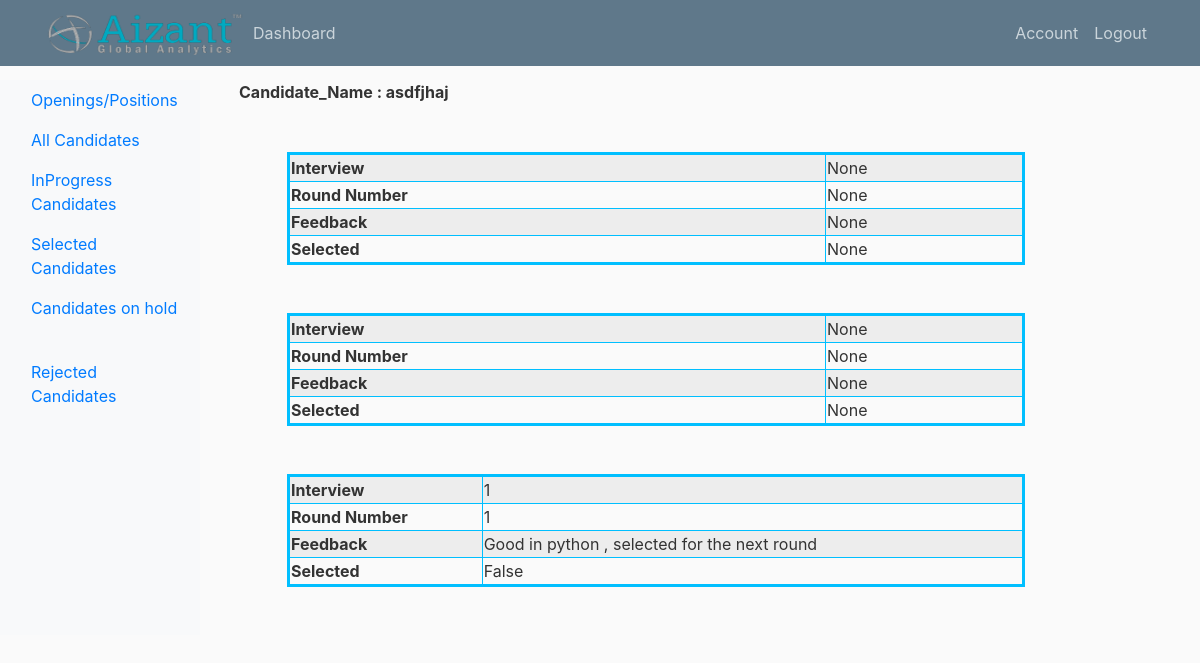
The page /candidate_interviews/1 (signed in) on the database its author committed.
### app/models.py (models this page shows, shortened)
class Candidate(db.Model):
    id = db.Column(db.Integer, primary_key=True)
    first_name = db.Column(db.String(30))
    last_name = db.Column(db.String(30))
    contact_number = db.Column(db.String(10))
    email = db.Column(db.String(200), unique=True)
    password = db.Column(db.String(260))
    pan_card = db.Column(db.String(10))
    current_location = db.Column(db.String(200))
    candidate_compensation = db.relationship('CandidateCompensation', backref='candidate', uselist=False)  # one to
    candidate_professions = db.relationship('CandidateProfession', backref='candidate')  # one to many with candidate
    candidate_educations = db.relationship('CandidateEducation', backref='candidate')  # one to many w education
    applications = db.relationship('Application', backref='candidate')

class Interview(db.Model):
    id = db.Column(db.Integer, primary_key=True)
    start_time = db.Column(db.Time)
    end_time = db.Column(db.Time)
    date = db.Column(db.Date)
    round = db.Column(db.Integer)
    meet_link = db.Column(db.String(50))
    feedback = db.Column(db.String(500))
    next_round = db.Column(db.Boolean)
    is_done = db.Column(db.Boolean)
    interviewer_id = db.Column(db.Integer, db.ForeignKey('interviewer.id'))  # many to one w interviewer
    recruiter_id = db.Column(db.Integer, db.ForeignKey('recruiter.id'))  # many to one w recruiter
    application_id = db.Column(db.Integer, db.ForeignKey('application.id'))  # many to one with application

### app/routes.py (the view)
@app.route('/candidate_interviews/<int:application_id>')
def candidate_interviews(application_id):
    cur_application = Application.query.get_or_404(application_id)
    interviews = Interview.query.filter_by(application_id=application_id).order_by(Interview.round)
    cur_candidate = Candidate.query.get_or_404(cur_application.candidate_id)
    return render_template('interview_info.html', interviews=interviews, cur_candidate=cur_candidate)

### app/models.py (called while the page is built)
@login_manager.user_loader
def load_user(employee_id):
    return Employee.query.get(int(employee_id))

### app/templates/interview_info.html
{% extends 'manager_layout.html' %}
{% block content %}
    <p><b>Candidate_Name : {{ cur_candidate.first_name }}</b></p>
        {% for interview in interviews %}
            <table class="table-striped m-md-5" border="1" style="width:80%; border-collapse: collapse; border: 3px solid deepskyblue;">
                <tr>
                <th>Interview</th><td>{{ interview.round }}</td>
                </tr>
                <tr>
                <th>Round Number</th><td>{{ interview.round }}</td>
                </tr>
                <tr>
                <th>Feedback</th><td>{{ interview.feedback }}</td>
                </tr>
                <tr>
                <th>Selected</th><td>{{ interview.next_round }}</td>
                </tr>
        </table>
        {% endfor %}
{% endblock %}

### app/static/main.css (style rules this page uses)
body { background: #fafafa; color: #333333; margin-top: 5rem; }

### rows shown on the page
Candidate: first_name "asdfjhaj"
Interview: round "None", feedback "None", next_round "None"
Interview: round "None", feedback "None", next_round "None"
Interview: round "1", feedback "Good in python , selected for the next round", next_round "False"
